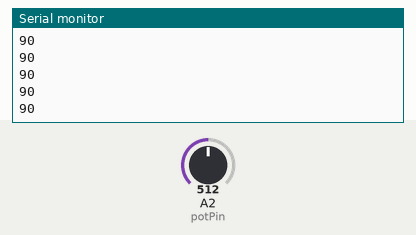
Simulated run of this sketch. Board: Arduino Uno, built with avr-gcc and run on an emulated ATmega328P. Shown: the last lines printed to the serial monitor. The test bench sets the inputs (shaded band); at power-on: A2 (potPin) = 512.

Above: at 1.2 s.
1.3 s: A2 (potPin) set to 716
At 1.31 s:
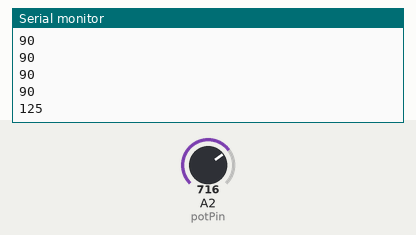
2.8 s: A2 (potPin) set to 900
At 2.81 s:
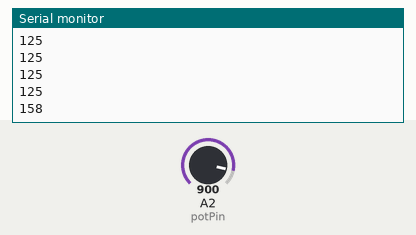
Timing chart, 0 to 5.8 s (numbered marks = the images above; inputs shaded):
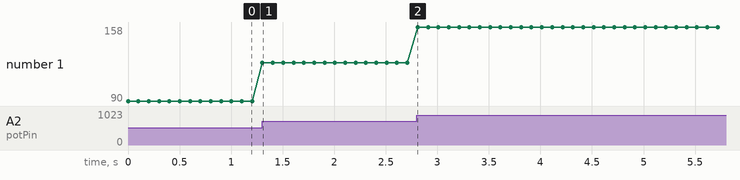

The sketch:

ardToProcArd.ino
```cpp
int potPin = 2; //connect potentiometer to Analog pin 2
int val = 0;
void setup(){
	Serial.begin(9600);
}
void loop()
{
	val = map(analogRead(potPin), 0, 1023, 0, 180);
	Serial.println(val); //print the value of the potentiometer

		delay(100); //delay
	}
```

Measured:
- after the input at 1.3 s, the serial monitor: prints a new line at once (image 1)
- after the input at 2.8 s, the serial monitor: prints a new line at once (image 2)
- plotted number 1: 90 → 125 after the input at 1.3 s, 125 → 158 after the input at 2.8 s
